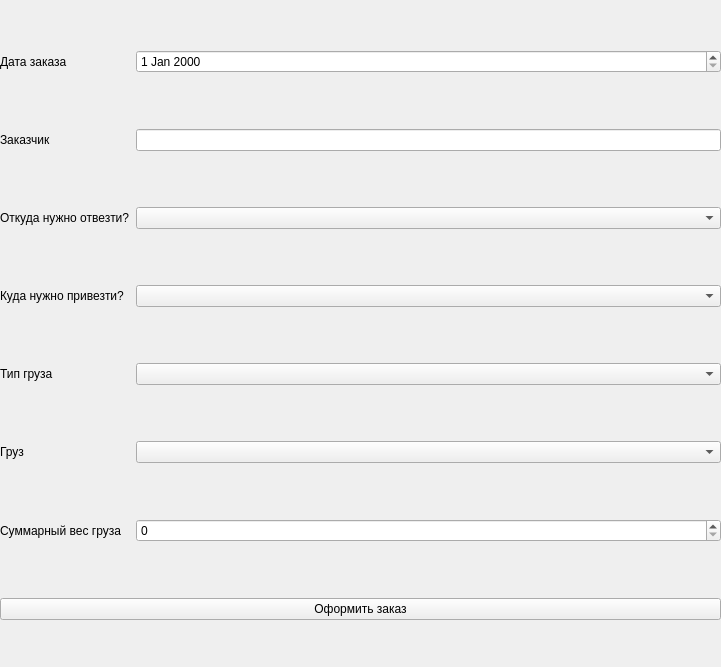
<?xml version="1.0" encoding="UTF-8"?>
<ui version="4.0">
 <class>OrderWindow</class>
 <widget class="QWidget" name="OrderWindow">
  <property name="geometry">
   <rect>
    <x>0</x>
    <y>0</y>
    <width>721</width>
    <height>667</height>
   </rect>
  </property>
  <property name="windowTitle">
   <string>Form</string>
  </property>
  <widget class="QWidget" name="gridLayoutWidget">
   <property name="geometry">
    <rect>
     <x>0</x>
     <y>0</y>
     <width>721</width>
     <height>671</height>
    </rect>
   </property>
   <layout class="QGridLayout" name="gridLayout">
    <item row="3" column="0">
     <widget class="QLabel" name="label_6">
      <property name="text">
       <string>Куда нужно привезти?</string>
      </property>
     </widget>
    </item>
    <item row="2" column="1">
     <widget class="QComboBox" name="DepartureComboBox"/>
    </item>
    <item row="5" column="0">
     <widget class="QLabel" name="label_2">
      <property name="text">
       <string>Груз</string>
      </property>
     </widget>
    </item>
    <item row="6" column="0">
     <widget class="QLabel" name="label_3">
      <property name="text">
       <string>Суммарный вес груза</string>
      </property>
     </widget>
    </item>
    <item row="1" column="0">
     <widget class="QLabel" name="label_7">
      <property name="text">
       <string>Заказчик</string>
      </property>
     </widget>
    </item>
    <item row="3" column="1">
     <widget class="QComboBox" name="ArrivalComboBox"/>
    </item>
    <item row="2" column="0">
     <widget class="QLabel" name="label_5">
      <property name="text">
       <string>Откуда нужно отвезти?</string>
      </property>
     </widget>
    </item>
    <item row="4" column="1">
     <widget class="QComboBox" name="CargoTypeComboBox"/>
    </item>
    <item row="1" column="1">
     <widget class="QLineEdit" name="CustomerEdit"/>
    </item>
    <item row="5" column="1">
     <widget class="QComboBox" name="CargoComboBox"/>
    </item>
    <item row="0" column="1">
     <widget class="QDateEdit" name="OrderDateEdit"/>
    </item>
    <item row="4" column="0">
     <widget class="QLabel" name="label">
      <property name="text">
       <string>Тип груза</string>
      </property>
     </widget>
    </item>
    <item row="6" column="1">
     <widget class="QSpinBox" name="WeightSpinBox">
      <property name="maximum">
       <number>100000000</number>
      </property>
     </widget>
    </item>
    <item row="0" column="0">
     <widget class="QLabel" name="label_4">
      <property name="text">
       <string>Дата заказа</string>
      </property>
     </widget>
    </item>
    <item row="7" column="0" colspan="2">
     <widget class="QPushButton" name="OrderButton">
      <property name="text">
       <string>Оформить заказ</string>
      </property>
     </widget>
    </item>
   </layout>
  </widget>
 </widget>
 <tabstops>
  <tabstop>OrderDateEdit</tabstop>
  <tabstop>CustomerEdit</tabstop>
  <tabstop>DepartureComboBox</tabstop>
  <tabstop>ArrivalComboBox</tabstop>
  <tabstop>CargoTypeComboBox</tabstop>
  <tabstop>CargoComboBox</tabstop>
  <tabstop>WeightSpinBox</tabstop>
 </tabstops>
 <resources/>
 <connections/>
</ui>
